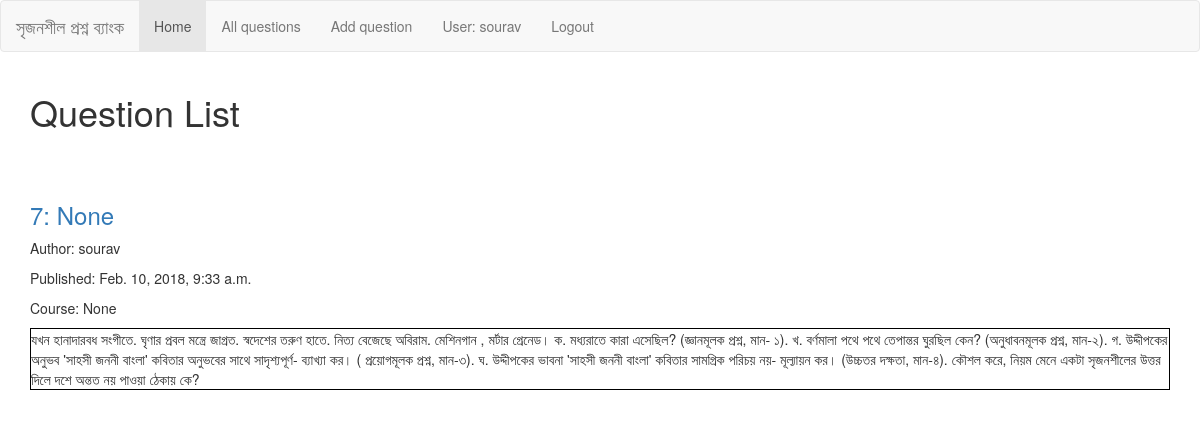
Page /questions/me/ (signed in) on the earlier database version.
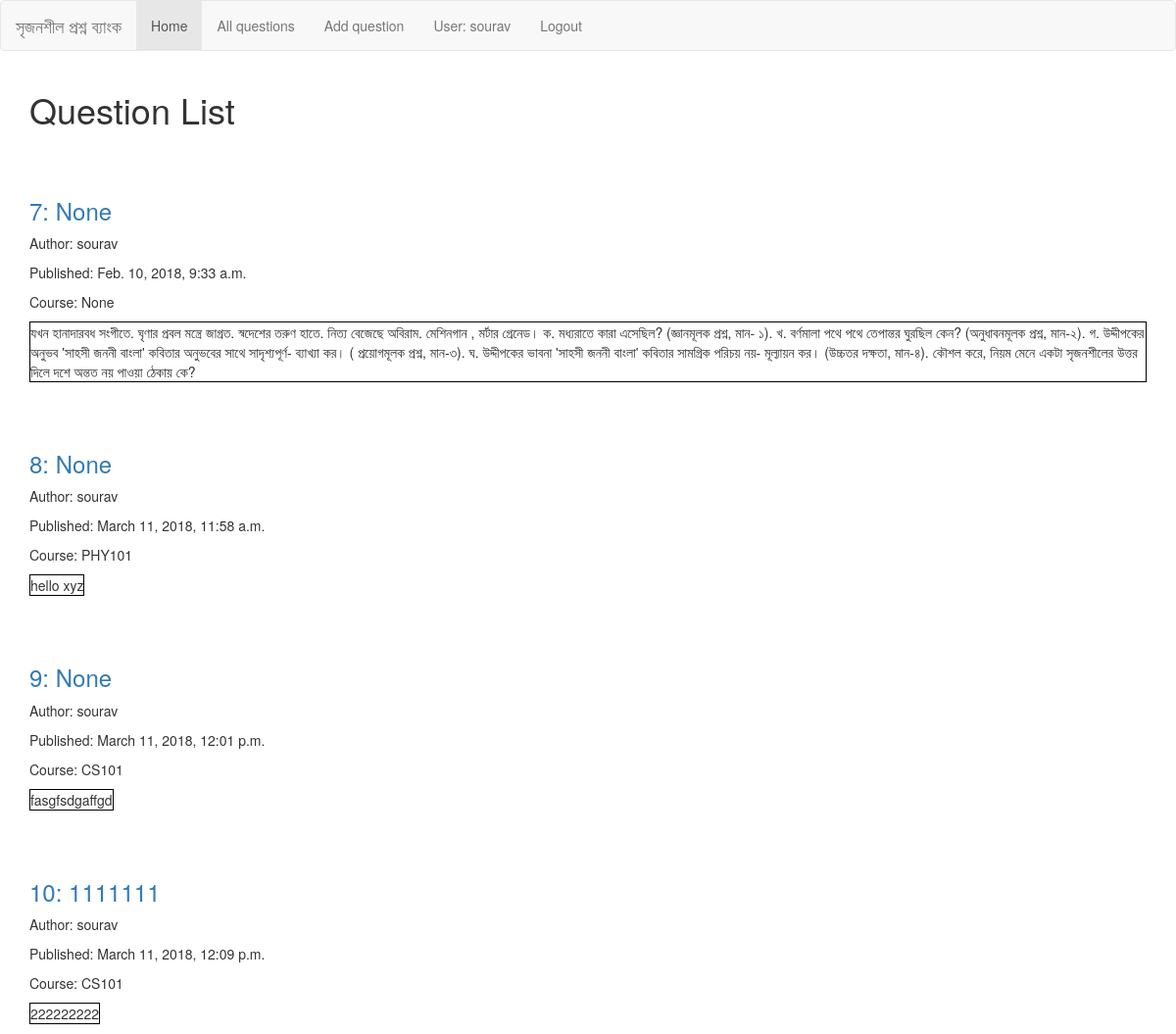
Same page on the later database version.
### add_content/models.py (models this page shows, shortened)
class Question(models.Model):
    question_name = models.TextField(max_length=300, null=True)
    question_text = models.TextField(max_length=3000)
    user = models.ForeignKey(
        settings.AUTH_USER_MODEL,
        on_delete=models.CASCADE,
        null=True,
    )
    pub_date = models.DateTimeField("Date published")
    STATUS_CHOICES = (
        (ACCEPTED, "Accepted"),
        (PENDING, "Pending"),
        (DISCARDED, "Discarded"),
        (OUTDATED, "Outdated"),
        (USED, "Used"),
        (DELETED, "Deleted"),
    )
    status = models.CharField(
        max_length=9,
        choices=STATUS_CHOICES,
        default=PENDING,
        null=True,
    )
    course = models.ForeignKey(
        Course,
        on_delete=models.CASCADE,
        null=True,
    )

class Course(models.Model):
    course_code = models.CharField(max_length=10)
    class_no = models.CharField(max_length=10)
    subject = models.CharField(max_length=10)
    def __str__(self):
        return self.course_code

### add_content/views.py (the view)
# urls.py: path('me/', views.ProfileView.as_view(), name='profile'),
class ProfileView(LoginRequiredMixin, generic.ListView):
    template_name = 'add_content/index.html'
    context_object_name = 'latest_question_list'
    def get_queryset(self):
        return Question.objects.filter(user=self.request.user)

### add_content/templates/add_content/index.html
{% extends "base_generic.html" %}
{% block content %}
{% if user.is_authenticated %}
    <h1>Question List</h1>
    {% if latest_question_list %}
    {% for question in latest_question_list %}
        <br><br>
        <h3><a href="{% url 'questions:detail' question.id %}">
            {{ question.id }}: {{question.question_name}}</a></h3>
        <p>Author: {{ question.user }}</p>
        <p>Published: {{ question.pub_date }}</p>
        <p>Course: {{ question.course }}</p>
        <p class="question-detail-div">{{ question.question_text|linebreaksbr }}</p>
        {% endfor %}
    {% else %}
        <p>No polls are available.</p>
    {% endif %}
{% else %}
    <p>Sorry, You cannot see this page.</p>
{% endif %}
{% endblock %}

Differences in the rows shown:
added Question: id "8", question_name "None", user "sourav", pub_date "March 11, 2018, 11:58 a.m.", course "PHY101", question_text "hello xyz"
added Question: id "9", question_name "None", user "sourav", pub_date "March 11, 2018, 12:01 p.m.", course "CS101", question_text "fasgfsdgaffgd"
added Question: id "10", question_name "1111111", user "sourav", pub_date "March 11, 2018, 12:09 p.m.", course "CS101", question_text "222222222"
